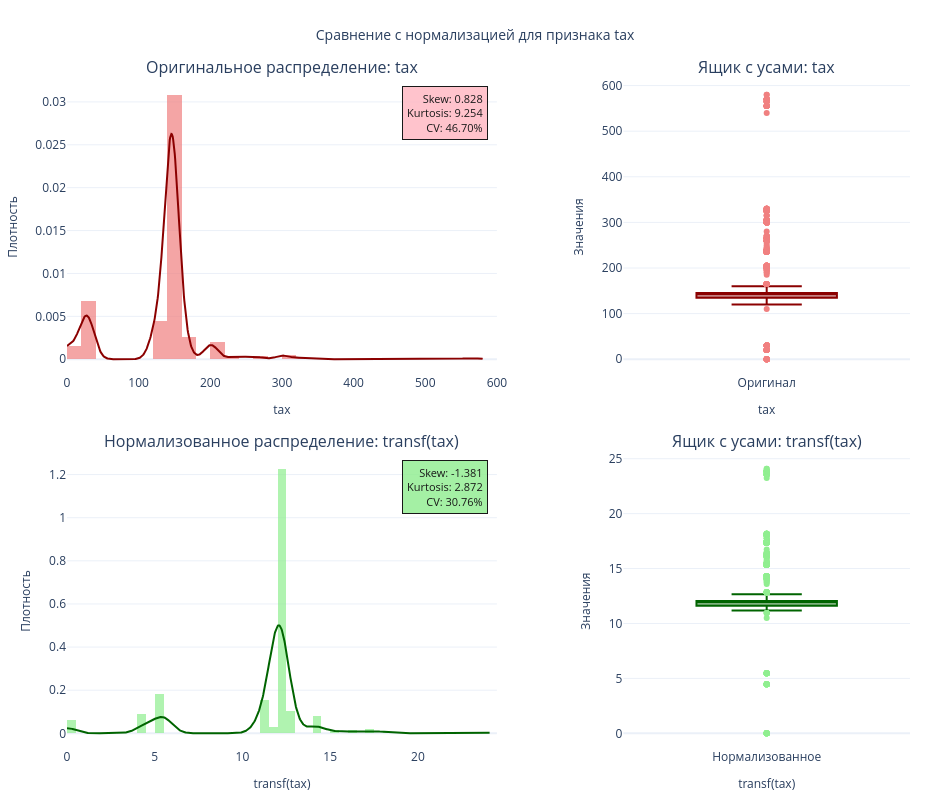

Notebook code for this chart:
### Code cell
transform_column('tax', lambda original_data: np.sqrt(original_data)) # применяем нормализацию "Квадратный корень"

### Figure 1 — Plotly figure (JSON) as saved in the notebook; plotly's stock layout.template omitted (floating-point values rounded to 4 significant figures; data arrays with more than 128 entries replaced by an {"elided": "..."} marker saying what was removed)
{"data": [{"histnorm": "probability density", "marker": {"color": "lightcoral"}, "name": "Оригинал", "nbinsx": 50, "opacity": 0.7, "showlegend": false, "type": "histogram", "x": {"elided": "10781 float values"}, "xaxis": "x", "yaxis": "y"}, {"line": {"color": "darkred", "width": 2}, "mode": "lines", "name": "KDE оригинал", "showlegend": false, "type": "scatter", "x": {"elided": "1000 float values"}, "xaxis": "x", "y": {"elided": "1000 float values"}, "yaxis": "y"}, {"boxpoints": "outliers", "line": {"color": "darkred"}, "marker": {"color": "lightcoral"}, "name": "Оригинал", "showlegend": false, "type": "box", "xaxis": "x2", "y": {"elided": "10781 float values"}, "yaxis": "y2"}, {"histnorm": "probability density", "marker": {"color": "lightgreen"}, "name": "Нормализованное", "nbinsx": 50, "opacity": 0.7, "showlegend": false, "type": "histogram", "x": {"elided": "10781 float values"}, "xaxis": "x3", "yaxis": "y3"}, {"line": {"color": "darkgreen", "width": 2}, "mode": "lines", "name": "KDE нормализованного", "showlegend": false, "type": "scatter", "x": {"elided": "1000 float values"}, "xaxis": "x3", "y": {"elided": "1000 float values"}, "yaxis": "y3"}, {"boxpoints": "outliers", "line": {"color": "darkgreen"}, "marker": {"color": "lightgreen"}, "name": "Нормализованное", "showlegend": false, "type": "box", "xaxis": "x4", "y": {"elided": "10781 float values"}, "yaxis": "y4"}], "layout": {"annotations": [{"font": {"size": 16}, "showarrow": false, "text": "Оригинальное распределение: tax", "x": 0.255, "xanchor": "center", "xref": "paper", "y": 1, "yanchor": "bottom", "yref": "paper"}, {"font": {"size": 16}, "showarrow": false, "text": "Ящик с усами: tax", "x": 0.83, "xanchor": "center", "xref": "paper", "y": 1, "yanchor": "bottom", "yref": "paper"}, {"font": {"size": 16}, "showarrow": false, "text": "Нормализованное распределение: transf(tax)", "x": 0.255, "xanchor": "center", "xref": "paper", "y": 0.44, "yanchor": "bottom", "yref": "paper"}, {"font": {"size": 16}, "showarrow": false, "text": "Ящик с усами: transf(tax)", "x": 0.83, "xanchor": "center", "xref": "paper", "y": 0.44, "yanchor": "bottom", "yref": "paper"}, {"align": "right", "bgcolor": "rgba(255, 182, 193, 0.9)", "bordercolor": "black", "borderpad": 4, "borderwidth": 1, "font": {"color": "black", "size": 11}, "opacity": 0.9, "showarrow": false, "text": "Skew: 0.828<br>Kurtosis: 9.254<br>CV: 46.70%", "x": 0.98, "xref": "x domain", "y": 0.98, "yref": "y domain"}, {"align": "right", "bgcolor": "rgba(144, 238, 144, 0.9)", "bordercolor": "black", "borderpad": 4, "borderwidth": 1, "font": {"color": "black", "size": 11}, "opacity": 0.9, "showarrow": false, "text": "Skew: -1.381<br>Kurtosis: 2.872<br>CV: 30.76%", "x": 0.98, "xref": "x3 domain", "y": 0.98, "yref": "y3 domain"}], "height": 800, "legend": {"x": 0.01, "xanchor": "left", "y": 0.99, "yanchor": "top"}, "margin": {"b": 40, "l": 40, "r": 40, "t": 80}, "title": {"font": {"size": 14}, "text": "Сравнение с нормализацией для признака tax", "x": 0.5}, "width": 950, "xaxis": {"anchor": "y", "domain": [0, 0.51], "title": {"font": {"size": 12}, "text": "tax"}}, "xaxis2": {"anchor": "y2", "domain": [0.66, 1], "title": {"font": {"size": 12}, "text": "tax"}}, "xaxis3": {"anchor": "y3", "domain": [0, 0.51], "title": {"font": {"size": 12}, "text": "transf(tax)"}}, "xaxis4": {"anchor": "y4", "domain": [0.66, 1], "title": {"font": {"size": 12}, "text": "transf(tax)"}}, "yaxis": {"anchor": "x", "domain": [0.56, 1], "title": {"font": {"size": 12}, "text": "Плотность"}}, "yaxis2": {"anchor": "x2", "domain": [0.56, 1], "title": {"font": {"size": 12}, "text": "Значения"}}, "yaxis3": {"anchor": "x3", "domain": [0, 0.44], "title": {"font": {"size": 12}, "text": "Плотность"}}, "yaxis4": {"anchor": "x4", "domain": [0, 0.44], "title": {"font": {"size": 12}, "text": "Значения"}}}}
